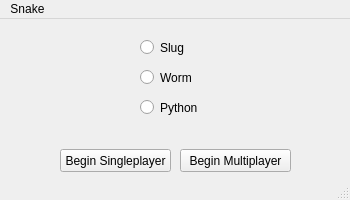
<?xml version="1.0" encoding="UTF-8"?>
<ui version="4.0">
 <class>MainWindow</class>
 <widget class="QMainWindow" name="MainWindow">
  <property name="geometry">
   <rect>
    <x>0</x>
    <y>0</y>
    <width>350</width>
    <height>200</height>
   </rect>
  </property>
  <property name="windowTitle">
   <string>MainWindow</string>
  </property>
  <widget class="QWidget" name="centralwidget">
   <widget class="QRadioButton" name="EasyMode">
    <property name="geometry">
     <rect>
      <x>140</x>
      <y>20</y>
      <width>82</width>
      <height>17</height>
     </rect>
    </property>
    <property name="text">
     <string>Slug</string>
    </property>
   </widget>
   <widget class="QRadioButton" name="MediumMode">
    <property name="geometry">
     <rect>
      <x>140</x>
      <y>50</y>
      <width>82</width>
      <height>17</height>
     </rect>
    </property>
    <property name="text">
     <string>Worm</string>
    </property>
   </widget>
   <widget class="QRadioButton" name="HardMode">
    <property name="geometry">
     <rect>
      <x>140</x>
      <y>80</y>
      <width>82</width>
      <height>17</height>
     </rect>
    </property>
    <property name="text">
     <string>Python</string>
    </property>
   </widget>
   <widget class="QPushButton" name="Begin_1P">
    <property name="geometry">
     <rect>
      <x>60</x>
      <y>130</y>
      <width>111</width>
      <height>23</height>
     </rect>
    </property>
    <property name="text">
     <string>Begin Singleplayer</string>
    </property>
   </widget>
   <widget class="QPushButton" name="Begin_2P">
    <property name="geometry">
     <rect>
      <x>180</x>
      <y>130</y>
      <width>111</width>
      <height>23</height>
     </rect>
    </property>
    <property name="text">
     <string>Begin Multiplayer</string>
    </property>
   </widget>
  </widget>
  <widget class="QMenuBar" name="menubar">
   <property name="geometry">
    <rect>
     <x>0</x>
     <y>0</y>
     <width>350</width>
     <height>21</height>
    </rect>
   </property>
   <widget class="QMenu" name="menuSnake">
    <property name="title">
     <string>Snake</string>
    </property>
   </widget>
   <addaction name="menuSnake"/>
  </widget>
  <widget class="QStatusBar" name="statusbar"/>
 </widget>
 <resources/>
 <connections/>
</ui>
